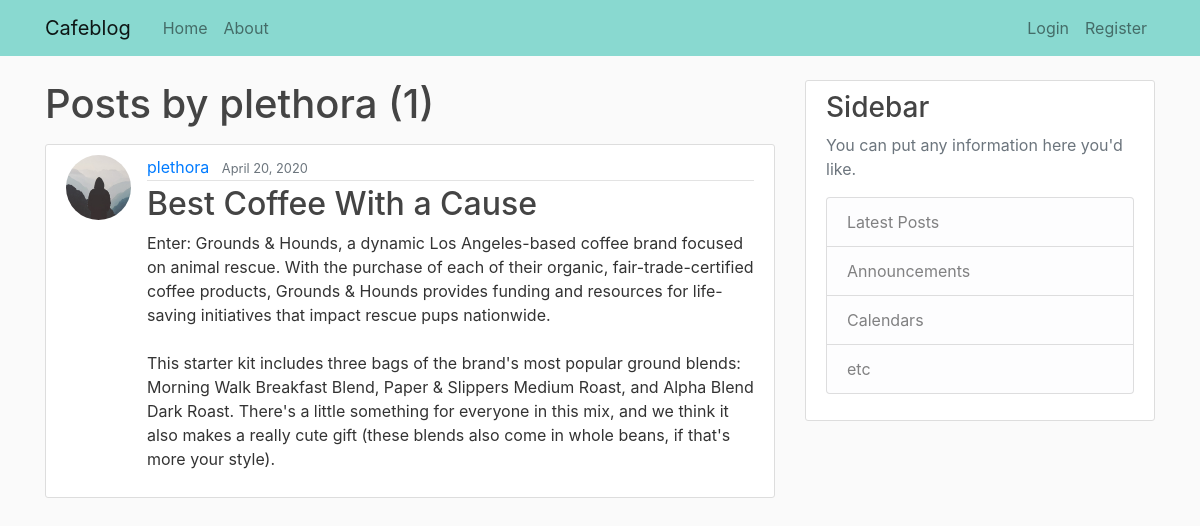
The page /user/plethora on the database as committed earlier.
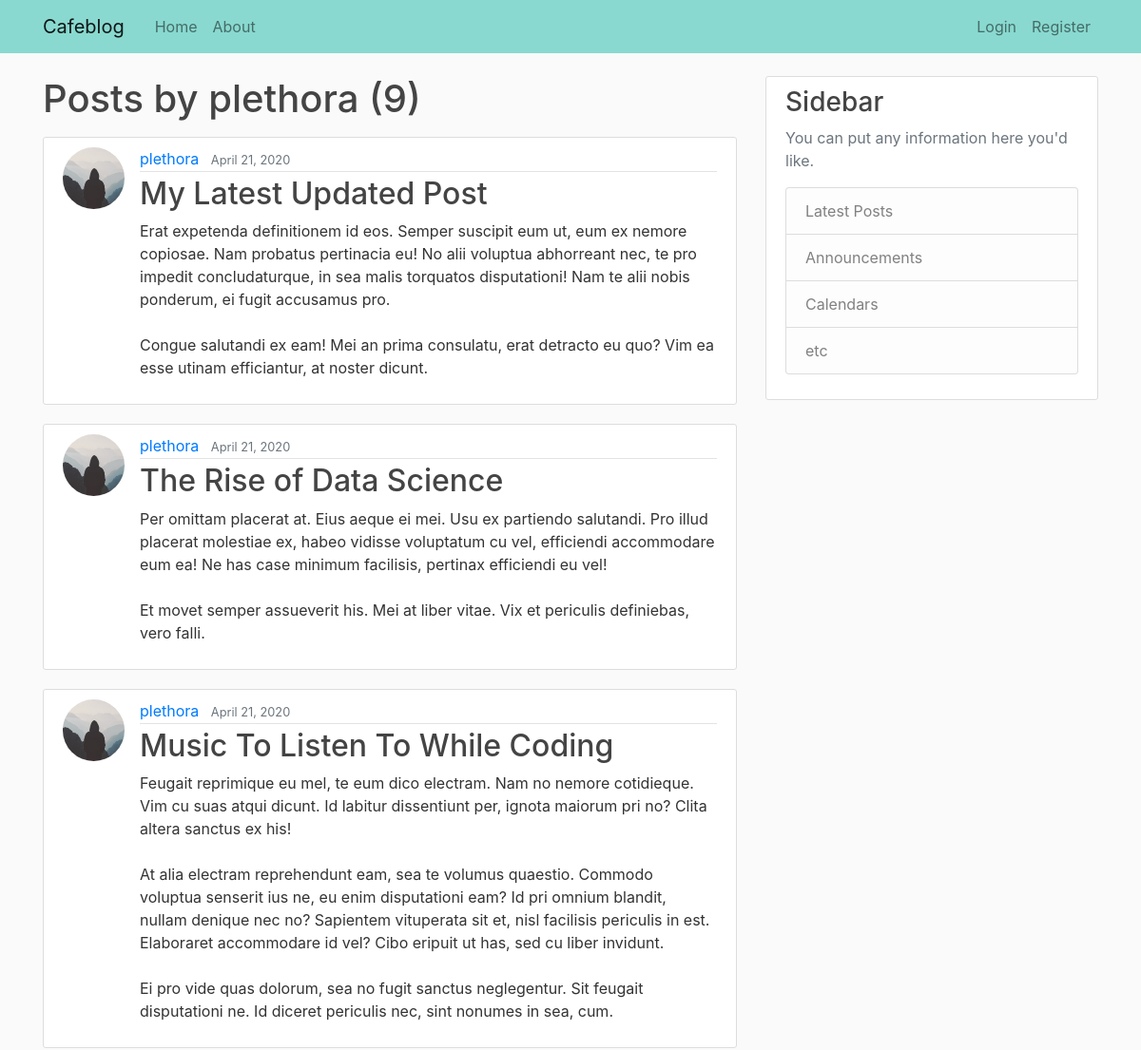
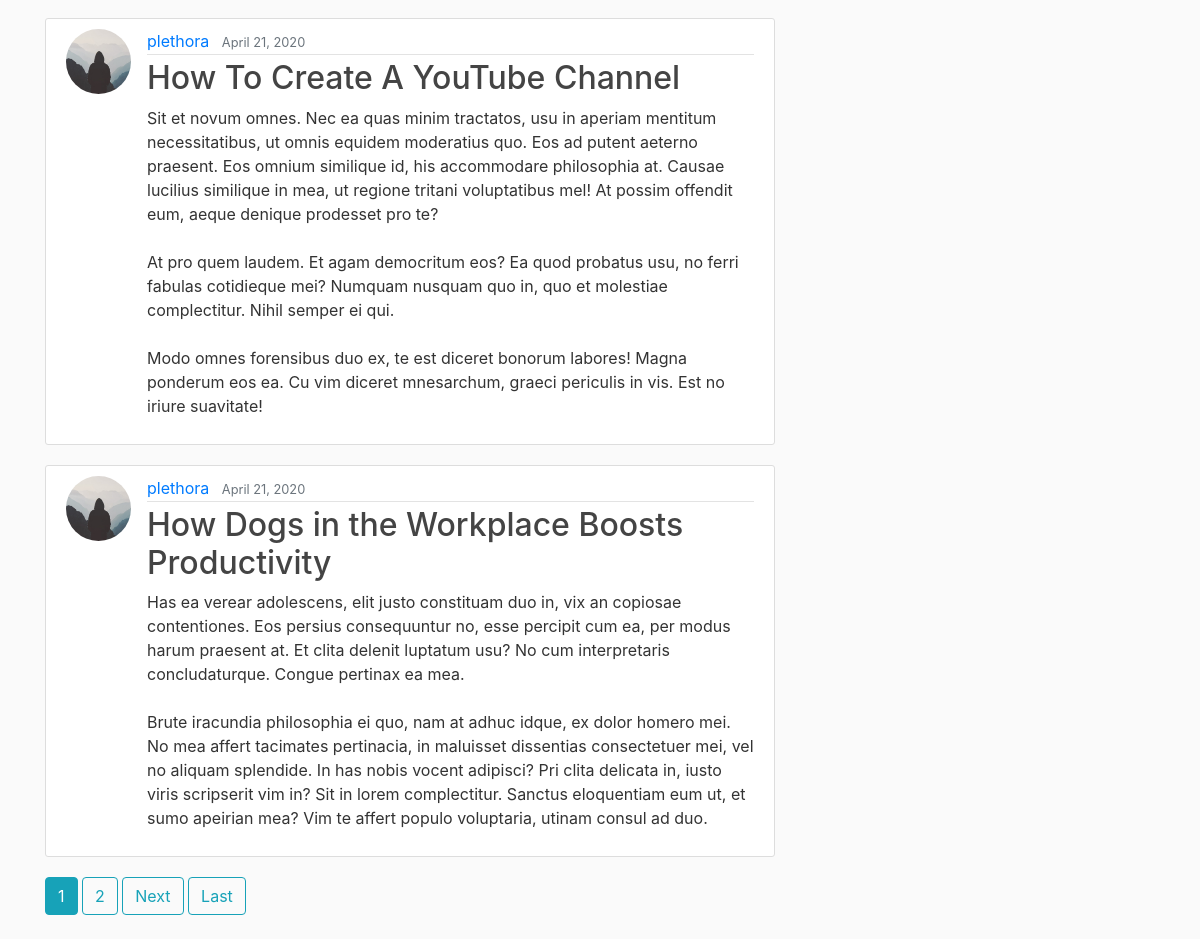
The same page on the database as committed later (2 pictures, top to bottom).
### blog/models.py (models this page shows, shortened)
class Post(models.Model):
    title = models.CharField(max_length=100)
    content = models.TextField()
    date_posted = models.DateTimeField(default=timezone.now)
    author = models.ForeignKey(User, on_delete=models.CASCADE)
    image = models.ImageField(default='default.jpg', upload_to='blog_images')

### users/models.py (models this page shows, shortened)
class Profile(models.Model):
    user = models.OneToOneField(User, on_delete=models.CASCADE)
    image = models.ImageField(default='default.jpg', upload_to='profile_pics')

### blog/views.py (the view)
# urls.py: path('user/<str:username>', UserPostListView.as_view(), name='user-posts'),
class UserPostListView(ListView):
    model = Post
    template_name = 'blog/user_posts.html' # <app>/<model>_<viewtype>.html
    context_object_name = 'posts'
    paginate_by = 5
    def get_queryset(self):
        user = get_object_or_404(User, username=self.kwargs.get('username'))
        return Post.objects.filter(author=user).order_by('-date_posted')

### blog/templates/blog/user_posts.html (shortened to what this page needs)
{% extends "blog/base.html" %}
{% block content %}
<h1 class="mb-3">Posts by {{ view.kwargs.username }} ({{ page_obj.paginator.count }})</h1>
    {% for post in posts %}
        <article class="media content-section">
          <img class="rounded-circle article-img" src="{{ post.author.profile.image.url }}">
          <div class="media-body">
            <div class="article-metadata">
              <a class="mr-2" href="{% url 'user-posts' post.author.username %}">{{ post.author }}</a>
              <small class="text-muted">{{ post.date_posted|date:"F d, Y" }}</small>
            </div>
            <h2><a class="article-title" href="{% url 'post-detail' post.id %}">{{ post.title }}</a></h2>
            <p class="article-content">{{ post.content }}</p>
          </div>
        </article>
    {% endfor %}
    {% if is_paginated %}
      {% for num in page_obj.paginator.page_range %}
        {% if page_obj.number == num %}
          <a class="btn btn-info mb-4" href="?page={{ num }}">{{ num }}</a>
        {% elif num > page_obj.number|add:'-3' and num < page_obj.number|add:'3' %}
          <a class="btn btn-outline-info mb-4" href="?page={{ num }}">{{ num }}</a>
        {% endif %}
      {% endfor %}
      {% if page_obj.has_next %}
        <a class="btn btn-outline-info mb-4" href="?page={{ page_obj.next_page_number }}">Next</a>
        <a class="btn btn-outline-info mb-4" href="?page={{ page_obj.paginator.num_pages }}">Last</a>
      {% endif %}
    {% endif %}
{% endblock content %}

### blog/templates/blog/base.html (shortened to what this page needs)
{% load static %}
<!DOCTYPE html>
<html lang="en">
<head>
    <link rel="stylesheet" href="https://maxcdn.bootstrapcdn.com/bootstrap/4.0.0/css/bootstrap.min.css">
    <link rel="stylesheet" type="text/css" href="{% static 'blog/main.css' %}">
</head>
<body>
    <header class="site-header">
        <nav class="navbar navbar-expand-md navbar-light fixed-top" style="background-color: #89d9d0;">
            <div class="container">
                <a class="navbar-brand mr-4" href="{% url 'blog-home' %}">Cafeblog</a>
                <div class="collapse navbar-collapse" id="navbarToggle">
                    <div class="navbar-nav mr-auto">
                        <a class="nav-item nav-link" href="{% url 'blog-home' %}" >Home</a>
                        <a class="nav-item nav-link" href="{% url 'blog-about' %}">About</a>
                    </div>
                    <div class="navbar-nav">
                        {% if user.is_authenticated %}
                            <a class="nav-item nav-link" href="{% url 'post-create'%}">New Post</a>
                            <a class="nav-item nav-link" href="{% url 'profile'%}">Profile</a>
                            <a class="nav-item nav-link" href="{% url 'logout'%}">Logout</a>
                        {% else %}
                            <a class="nav-item nav-link" href="{% url 'login'%}">Login</a>
                            <a class="nav-item nav-link" href="{% url 'register'%}">Register</a>
                        {% endif %}
                    </div>
                </div>
            </div>
        </nav>
    </header>
<main role="main" class="container">
    <div class="row">
        <div class="col-md-8">
            {% block content %}{% endblock %}
        </div>
        <div class="col-md-4">
            <div class="content-section">
                <h3>Sidebar</h3>
                <p class='text-muted'>You can put any information here you'd like.
                    <ul class="list-group">
                        <li class="list-group-item list-group-item-light">Latest Posts</li>
                        <li class="list-group-item list-group-item-light">Announcements</li>
                        <li class="list-group-item list-group-item-light">Calendars</li>
                        <li class="list-group-item list-group-item-light">etc</li>
                    </ul>
                </p>
            </div>
        </div>
    </div>
</main>
</body>
</html>

### blog/static/blog/main.css (style rules this page uses)
body { background: #fafafa; color: #333333; margin-top: 5rem; }
h1, h2, h3, h4, h5, h6 { color: #444444; }
ul { margin: 0; }
.content-section { background: #ffffff; padding: 10px 20px; border: 1px solid #dddddd; border-radius: 3px; margin-bottom: 20px; }
.article-title { color: #444444; }
.article-content { white-space: pre-line; }
.article-img { height: 65px; width: 65px; margin-right: 16px; }
.article-metadata { padding-bottom: 1px; margin-bottom: 4px; border-bottom: 1px solid #e3e3e3 }

Rows that differ between the two databases and show on the page:
no longer on this page (row unchanged): Post: author.profile.image (placeholder picture), author "plethora", date_posted "April 20, 2020", title "Best Coffee With a Cause", content "Enter: Grounds & Hounds, a dynamic Los Angeles-based coffee brand focused on animal rescue. With the purchase of each of their organic, fair-trade-certified coffee products, Grounds & Hounds provides funding and resources for life-saving initiatives that impact rescue pups nationwide. This starter kit includes three bags of the brand's most popular ground blends: Morning Walk Breakfast Blend, Paper & Slippers Medium Roast, and Alpha Blend Dark Roast. There's a little something for everyone in this mix, and we think it also makes a really cute gift (these blends also come in whole beans, if that's more your style)."
added Post: author.profile.image (placeholder picture), author "plethora", date_posted "April 21, 2020", title "My Latest Updated Post", content "Erat expetenda definitionem id eos. Semper suscipit eum ut, eum ex nemore copiosae. Nam probatus pertinacia eu! No alii voluptua abhorreant nec, te pro impedit concludaturque, in sea malis torquatos disputationi! Nam te alii nobis ponderum, ei fugit accusamus pro. Congue salutandi ex eam! Mei an prima consulatu, erat detracto eu quo? Vim ea esse utinam efficiantur, at noster dicunt."
added Post: author.profile.image (placeholder picture), author "plethora", date_posted "April 21, 2020", title "The Rise of Data Science", content "Per omittam placerat at. Eius aeque ei mei. Usu ex partiendo salutandi. Pro illud placerat molestiae ex, habeo vidisse voluptatum cu vel, efficiendi accommodare eum ea! Ne has case minimum facilisis, pertinax efficiendi eu vel! Et movet semper assueverit his. Mei at liber vitae. Vix et periculis definiebas, vero falli."
added Post: author.profile.image (placeholder picture), author "plethora", date_posted "April 21, 2020", title "Music To Listen To While Coding", content "Feugait reprimique eu mel, te eum dico electram. Nam no nemore cotidieque. Vim cu suas atqui dicunt. Id labitur dissentiunt per, ignota maiorum pri no? Clita altera sanctus ex his! At alia electram reprehendunt eam, sea te volumus quaestio. Commodo voluptua senserit ius ne, eu enim disputationi eam? Id pri omnium blandit, nullam denique nec no? Sapientem vituperata sit et, nisl facilisis periculis in est. Elaboraret accommodare id vel? Cibo eripuit ut has, sed cu liber invidunt. Ei pro vide quas dolorum, sea no fugit sanctus neglegentur. Sit feugait disputationi ne. Id diceret periculis nec, sint nonumes in sea, cum."
added Post: author.profile.image (placeholder picture), author "plethora", date_posted "April 21, 2020", title "How To Create A YouTube Channel", content "Sit et novum omnes. Nec ea quas minim tractatos, usu in aperiam mentitum necessitatibus, ut omnis equidem moderatius quo. Eos ad putent aeterno praesent. Eos omnium similique id, his accommodare philosophia at. Causae lucilius similique in mea, ut regione tritani voluptatibus mel! At possim offendit eum, aeque denique prodesset pro te? At pro quem laudem. Et agam democritum eos? Ea quod probatus usu, no ferri fabulas cotidieque mei? Numquam nusquam quo in, quo et molestiae complectitur. Nihil semper ei qui. Modo omnes forensibus duo ex, te est diceret bonorum labores! Magna ponderum eos ea. Cu vim diceret mnesarchum, graeci periculis in vis. Est no iriure suavitate!"
added Post: author.profile.image (placeholder picture), author "plethora", date_posted "April 21, 2020", title "How Dogs in the Workplace Boosts Productivity", content "Has ea verear adolescens, elit justo constituam duo in, vix an copiosae contentiones. Eos persius consequuntur no, esse percipit cum ea, per modus harum praesent at. Et clita delenit luptatum usu? No cum interpretaris concludaturque. Congue pertinax ea mea. Brute iracundia philosophia ei quo, nam at adhuc idque, ex dolor homero mei. No mea affert tacimates pertinacia, in maluisset dissentias consectetuer mei, vel no aliquam splendide. In has nobis vocent adipisci? Pri clita delicata in, iusto viris scripserit vim in? Sit in lorem complectitur. Sanctus eloquentiam eum ut, et sumo apeirian mea? Vim te affert populo voluptaria, utinam consul ad duo."
Other text that changed with them:
{{ page_obj.paginator.count }}: "1" → "9"
new list line: "1"
new list line: "2"
text now shown: "Next Last"
